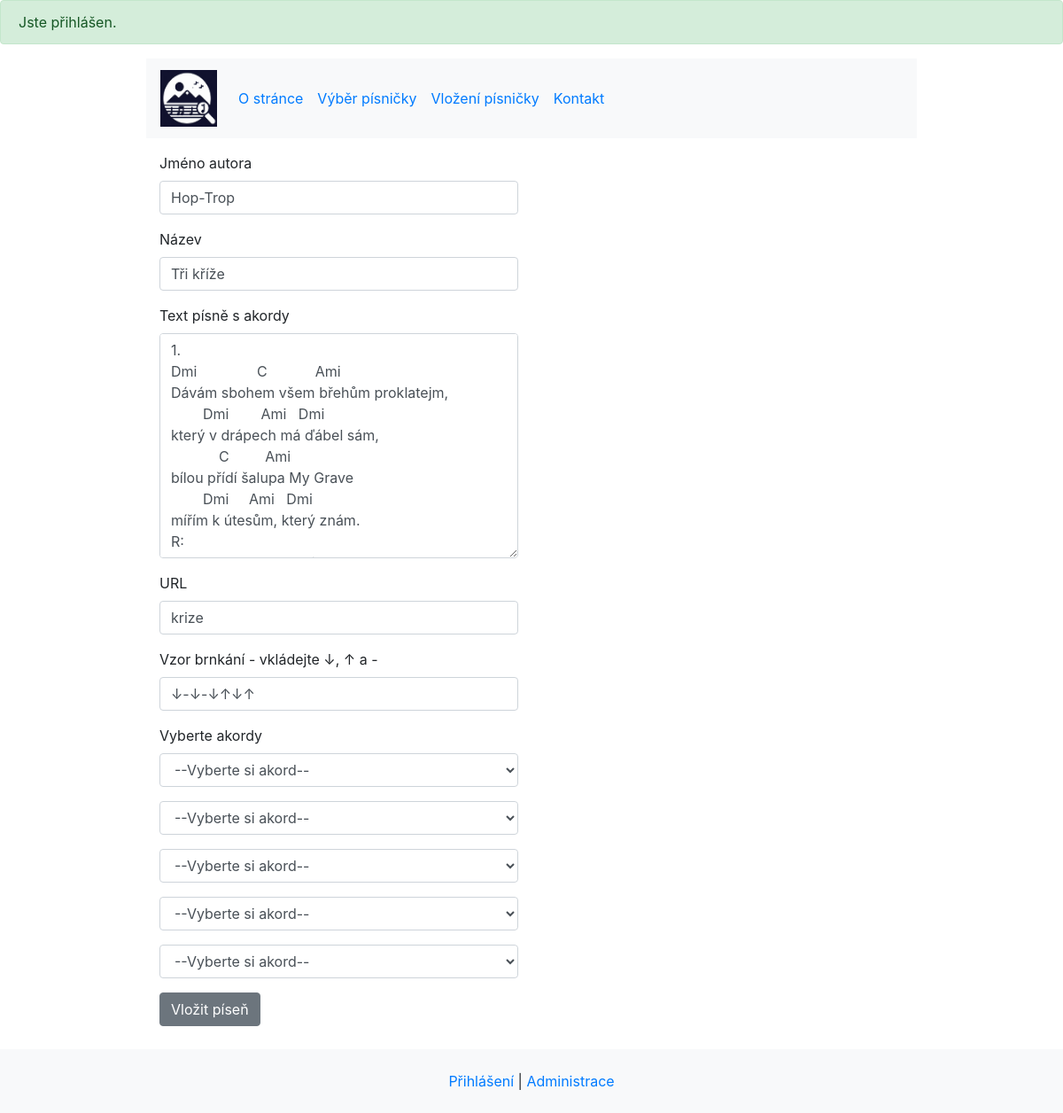
The page /editor/krize (signed in) on the database its author committed.
### tables this page shows
CREATE TABLE IF NOT EXISTS `songs` (
  `song_id` int(11) NOT NULL AUTO_INCREMENT,
  `strumming_pattern` text NOT NULL,
  `artist` varchar(155) NOT NULL,
  `title` varchar(155) NOT NULL,
  `lyrics` text NOT NULL,
  `url` varchar(155) NOT NULL,
  PRIMARY KEY (`song_id`),
  UNIQUE KEY `url` (`url`)
);

### index.php (called while the page is built, shortened)
<?php
$router = new RouterController();
$router->process(array($_SERVER["REQUEST_URI"]));
$router->renderView();

### controllers/EditorController.php (called while the page is built, shortened)
<?php
class EditorController extends Controller {
    public function process(array $parameters): void {
        $songsManager = new SongsManager();
        $chords = $songsManager->getChords();
        if ($_POST) {
            $keys = array('artist', 'title', 'lyrics', 'url', 'strumming_pattern');
            $songParameters = array_intersect_key($_POST, array_flip($keys));
            if(!empty($_POST['dropdown1']))
                $songsChords[] = array_search($_POST['dropdown1'], $chords) + 1;
            if(!empty($_POST['dropdown2']))
                $songsChords[] = array_search($_POST['dropdown2'], $chords) + 1;
            if(!empty($_POST['dropdown3']))
                $songsChords[] = array_search($_POST['dropdown3'], $chords) + 1;
            if(!empty($_POST['dropdown4']))
                $songsChords[] = array_search($_POST['dropdown4'], $chords) + 1;
            if(!empty($_POST['dropdown5']))
                $songsChords[] = array_search($_POST['dropdown5'], $chords) + 1;
            if ($_POST['song_id']) {
                $songsManager->updateSong($_POST['song_id'], $songParameters);
                $this->addMessage('success', 'Písnička byla změněna');
                $this->reroute('song/' . $songParameters['url']);
            } else {
                $songsManager->insertSong($songParameters);
                $songsManager->insertChords($songsChords);
                $this->addMessage('success', 'Písnička byla přidána.');
                $this->reroute('song/' . $songParameters['url']);
            }
        } else if (!empty($parameters[0])) {
            $loadedSong = $songsManager->getSong($parameters[0]);
            if ($loadedSong) {
                $songParameters = $loadedSong;
            } else {
                $this->reroute('error');
            }
        }
    }
}

### models/Db.php (called while the page is built, shortened)
<?php
class Db {
    private static PDO $connection;
    private static array $settings = array (
        PDO::ATTR_ERRMODE => PDO::ERRMODE_EXCEPTION,
        PDO::MYSQL_ATTR_INIT_COMMAND => "SET NAMES utf8",
        PDO::ATTR_EMULATE_PREPARES => false,
    );
    public static function connect (string $host, string $user, string $password, string $dbName): void {
        if (!isset(self::$connection)) {
            self::$connection = new PDO ("mysql:host=$host;dbname=$dbName", $user, $password, self::$settings);
        }
    }
    public static function queryOne(string $query, array $parameters = array()): array|bool {
        $return = self::$connection->prepare($query);
        $return->execute($parameters);
        return $return->fetch();
    }
}

### models/SongsManager.php (called while the page is built, shortened)
<?php
class SongsManager {
    public function getSong(string $url): array {
        return Db::queryOne('SELECT song_id, strumming_pattern, artist, title, lyrics, url '
                        . 'FROM songs '
                        . 'WHERE url = ?',
                        array($url));
    }
}

### controllers/RouterController.php (called while the page is built, shortened)
<?php
class RouterController extends Controller {
    protected Controller $controller;
    public function process(array $parameters): void {
        $parsedURL = $this->parseURL($parameters[0]);
        $controllerClass = $this->dashToCamel(array_shift($parsedURL)) . 'Controller';
        if (file_exists('controllers/' . $controllerClass . '.php'))
                $this->controller = new $controllerClass;
        else
            $this->reroute('error');
        $this->controller->process($parsedURL);
    }
    private function parseURL(string $url): array {
        $parsedURL = parse_url($url);
        $parsedURL["path"] = ltrim($parsedURL["path"], "/");
        $parsedURL["path"] = trim($parsedURL["path"]);
        $explodedPath = explode("/", $parsedURL["path"]);
        return $explodedPath;
    }
    private function dashToCamel(string $text): string {
        $sentence = str_replace('-', ' ', $text);
        $sentence = ucwords($sentence);
        $sentence = str_replace(' ', '', $sentence);
        return $sentence;
    }
}

### views/editor.phtml (the view, shortened to what this page needs)
<div class="container-fluid mb-5">
    <div class="row">
        <div class="col-lg-6">
            <form method="post">
                <div class="form-group">
                    <label for="artist">Jméno autora</label>
                    <input type="text" class="form-control" name="artist" id="artist" value="<?=$songParameters['artist']?>">
                </div>
                <div class="form-group">
                    <label for="title">Název</label>
                    <input type="text" class="form-control" id="title" name="title" value="<?=$songParameters['title']?>">
                </div>
                <div class="form-group">
                    <label for="lyrics">Text písně s akordy</label>
                    <textarea rows="10" id="lyrics" class="form-control" name="lyrics"><?=$songParameters['lyrics']?></textarea>
                </div>
                <div class="form-group">
                    <label for="url">URL</label>
                    <input id="url" class="form-control" name="url" value="<?=$songParameters['url']?>">
                </div>
                <div class="form-group">
                    <label for="strumming_pattern">Vzor brnkání - vkládejte &darr;, &uarr; a -</label>
                    <input type="text" id="strumming_pattern" class="form-control" name="strumming_pattern" value="<?=$songParameters['strumming_pattern']?>">
                </div>
                <div class="form-group">
                    <label for="dropdown">Vyberte akordy</label>
                    <select class="form-control" id="dropdown" name="dropdown1">
                        <option disabled selected value>--Vyberte si akord--</option>
                    </select>
                </div>
                <div class="form-group">
                    <select class="form-control" name="dropdown2">
                        <option disabled selected value>--Vyberte si akord--</option>
                    </select>
                </div>
                <div class="form-group">
                    <select class="form-control" name="dropdown3">
                        <option disabled selected value>--Vyberte si akord--</option>
                    </select>
                </div>
                <div class="form-group">
                    <select class="form-control" name="dropdown4">
                        <option disabled selected value>--Vyberte si akord--</option>
                    </select>
                </div>
                <div class="form-group">
                    <select class="form-control" name="dropdown5">
                        <option disabled selected value>--Vyberte si akord--</option>
                    </select>
                </div>
                <button type="submit" class="btn btn-secondary">Vložit píseň</button>
            </form>
        </div>
    </div>
</div>

### rows shown on the page
songs: artist "Hop-Trop", title "Tři kříže", url "krize", strumming_pattern "↓-↓-↓↑↓↑"

### other values the page prints
$message['message'] "Jste přihlášen."
